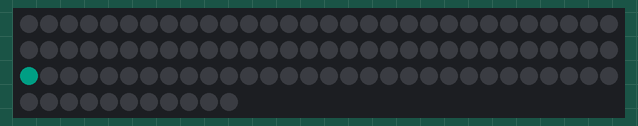
This sketch was run on a simulated Arduino Uno, built with avr-gcc and run on an emulated ATmega328P. Parts: 101 RGB LEDs in strip order, left to right, continuing on the next row. Dim RGB values are drawn brighter than linear.

Above: at 0.16 s.
At 9.89 s:
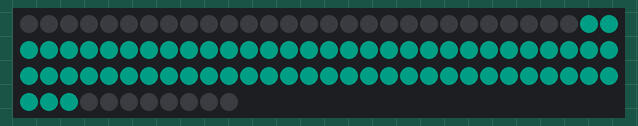
At 12.63 s:
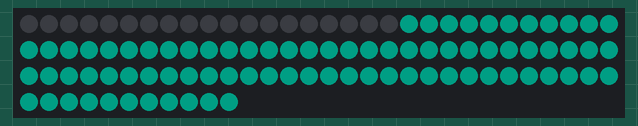
At 15.6 s:
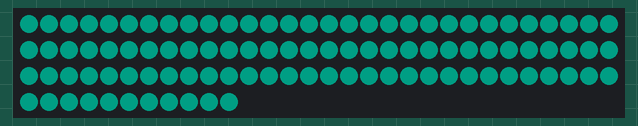
At 27.92 s:
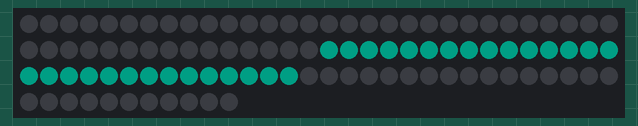
At 39.78 s:
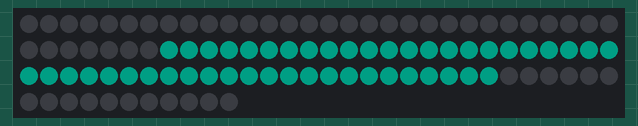

The sketch:

Sketch_led_strip_prism_neo.ino
```cpp
#include <Adafruit_NeoPixel.h>
//#include <FastLED_NeoPixel.h>

// How many internal neopixels do we have? some boards have more than one!
#define NUMPIXELS 101
#define PIN_NEOPIXEL 14 //pin for DIN to daisy chain into led

Adafruit_NeoPixel pixels(NUMPIXELS, PIN_NEOPIXEL, NEO_GRB + NEO_KHZ800);

// the setup routine runs once when you press reset:
void setup() {
  //Serial.begin(115200); //Only for debug

  pixels.begin(); // INITIALIZE NeoPixel strip object (REQUIRED)
  pixels.setBrightness(30); // not so bright
  pixels.show();
}

void loop() {

  colorWipe3(2,254,207, 300); //led are lit from top hex center to bottom hex center
  delay(1000);
  colorWipe2(0x00,0x00,0x00, 300); //led are shutted off from bottom hex center to top hex center

}

//////////////////////////////////

//colorWipe--> LED are lit in cirular fashion starting from 0 to NUMPIXELS
void colorWipe(uint32_t red, uint32_t green, uint32_t blue, int SpeedDelay) {
  for(uint16_t i=0; i<NUMPIXELS; i++) {
      pixels.setPixelColor(i, red, green, blue);
      pixels.show();
      delay(SpeedDelay);
  }
}

//colorWipe2--> LED are lit in cirular fashion starting from center of top side (8th led) of the hexagonal shape of PRISM to the center of bottom EDGE(60th led).
//    101 0__
//       /    \
//       \ 60 /
//
//Function can be improved using vectors instead of using if and checking all the possible status of indexes

void colorWipe2(uint32_t red, uint32_t green, uint32_t blue, int SpeedDelay) {
  int16_t pos=8;
  int j=0;
  int token=0;
  for(uint16_t i=8; i<60; i++) {

      if(pos<=0 && token==0){
        pos=101;
        j=1;
        token=1;
      }
      else if(token==0){
        pos=i-j;
        j=j+2;
      }
      else{
        pos=101-j;
        j++;
      }
      pixels.setPixelColor(i, red, green, blue);
      pixels.setPixelColor(pos, red, green, blue);
      pixels.show();

//      Serial.print("pos: ");Serial.print(pos);Serial.print('\n');
//      Serial.print("i: ");Serial.print(i);Serial.print('\n');
//      Serial.print("j: ");Serial.print(j);Serial.print('\n');

      delay(SpeedDelay);
  }
}


//colorWipe3--> LED are lit in cirular fashion starting from center of bottom side (60th led) of the hexagonal shape of PRISM to the center of bottom EDGE(8th led). So arriving at 101 one of the index must be reset to 0
//    101 0__
//       /    \
//       \ 60 /
//
//Function can be improved using vectors instead of using if and checking all the possible status of indexes

void colorWipe3(uint32_t red, uint32_t green, uint32_t blue, int SpeedDelay) {
  int16_t pos=60;
  int j=0;
  int token=0;
  for(uint16_t i=60; i>8; i--) {

      if(pos>=101 && token==0){
        pos=0;
        j=1;
        token=1;
      }
      else if(token==0){
        pos=i+j;
        j=j+2;
      }
      else{
        pos=j;
        j++;
      }
      pixels.setPixelColor(i, red, green, blue);
      pixels.setPixelColor(pos, red, green, blue);
      pixels.show();

//      Serial.print("pos: ");Serial.print(pos);Serial.print('\n');
//      Serial.print("i: ");Serial.print(i);Serial.print('\n');
//      Serial.print("j: ");Serial.print(j);Serial.print('\n');

      delay(SpeedDelay);
  }
}

void pulse(){
  //set color to hex

  pixels.fill(0x1414fe);
  pixels.show();
  delay(1000); // wait half a second

  // turn off
  pixels.fill(0x000000);
  pixels.show();
  delay(1000); // wait half a second

}
```
